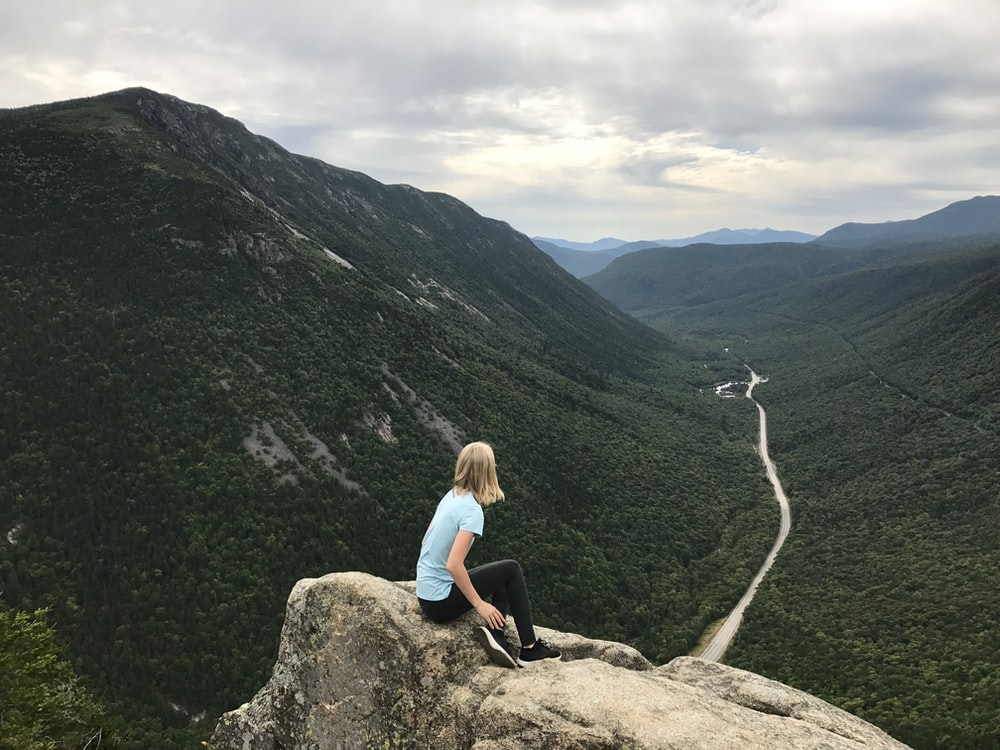
#> input picture sample.jpg, 1000 x 750 px
$ python cartoonify.py
#> lines starting #> are read from the running program, lines starting #| are printed output that depends on the picture; after the words box and inside, x2 and y2 are one past the last pixel; in counts of white or black regions, pixels touching at a corner belong together
import cv2
import numpy as np
img = cv2.imread("sample.jpg")
#> img is the input picture: shape (750, 1000, 3); mean B, G, R 100.5, 106.8, 102.6

#detecting edges
gray = cv2.cvtColor(img, cv2.COLOR_BGR2GRAY)
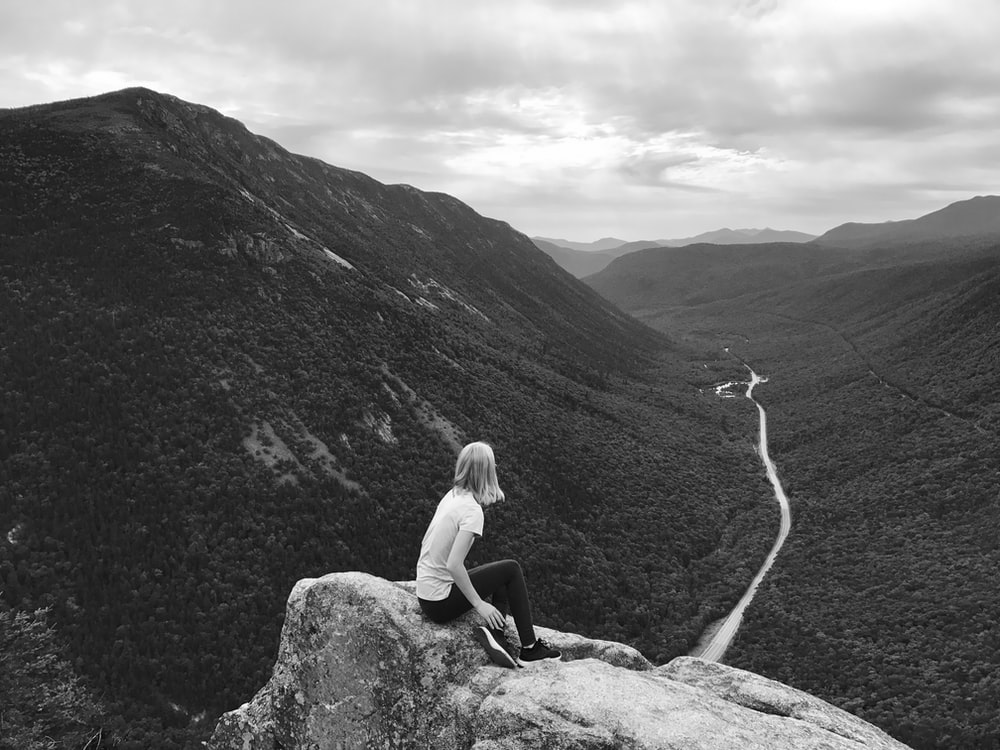
#> gray: shape (750, 1000); min 0, max 255, mean 104.9
gray = cv2.medianBlur(gray, 5)
edges = cv2.adaptiveThreshold(gray, 255, cv2.ADAPTIVE_THRESH_MEAN_C,cv2.THRESH_BINARY,9,9)
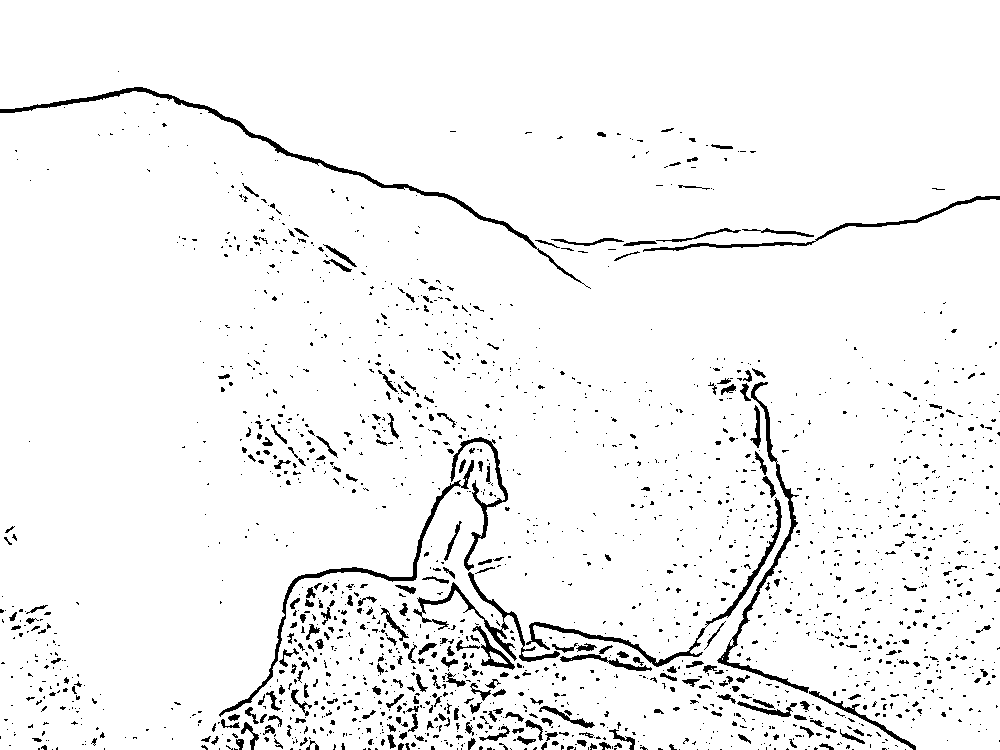
#> edges: shape (750, 1000); 95.4% white; 1938 black regions (1638 under 20 px), largest, box (x1, y1, x2, y2) and area: (0, 87, 591, 289) 2543, (717, 382, 809, 693) 1747, (219, 460, 474, 717) 1669

# homogeneous color
color=cv2.bilateralFilter(img,9,300,300)

cartoon=cv2.bitwise_and(color,color,mask=edges)
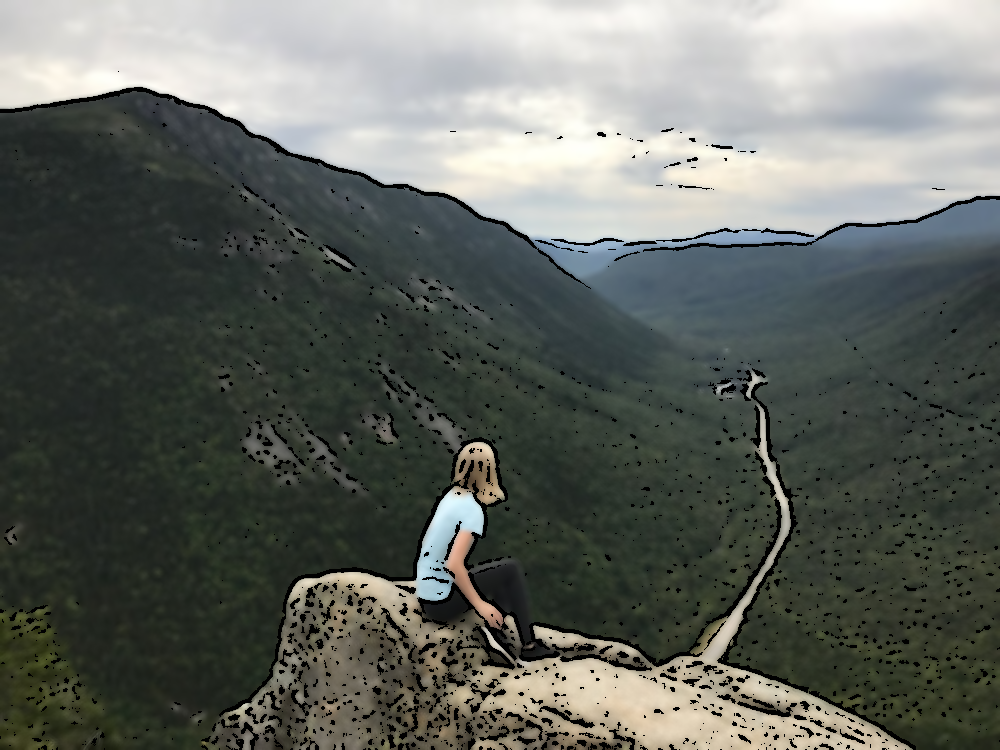
#> cartoon: shape (750, 1000, 3); mean B, G, R 96.9, 102.8, 98.6
# cv2.imshow("Edges", edges)
# cv2.imshow("Color",color)
cv2.imshow("Cartoon", cartoon)
cv2.waitKey(0)
